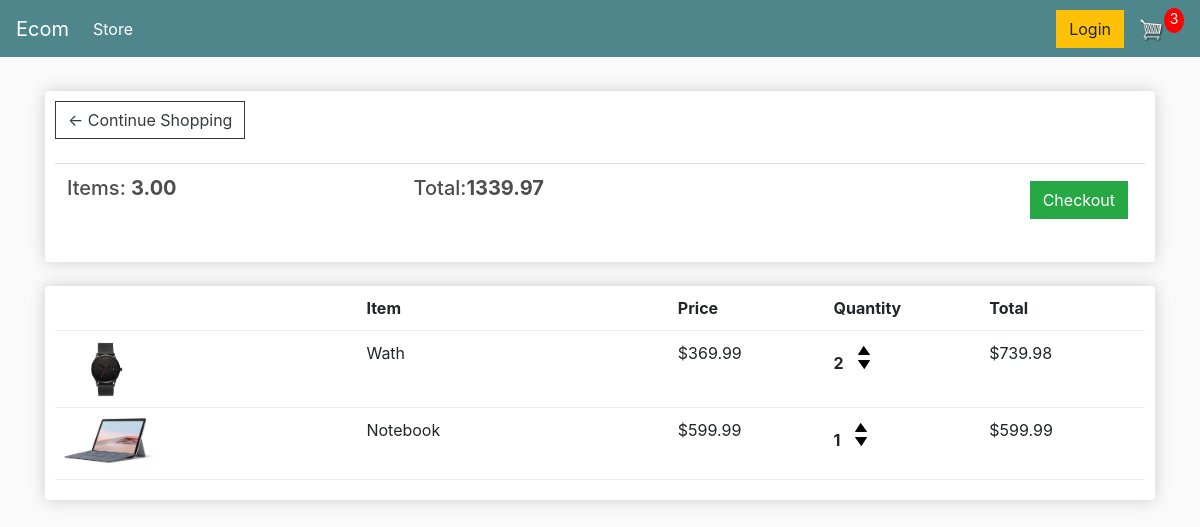
The app's page /cart/ (signed in), older data.
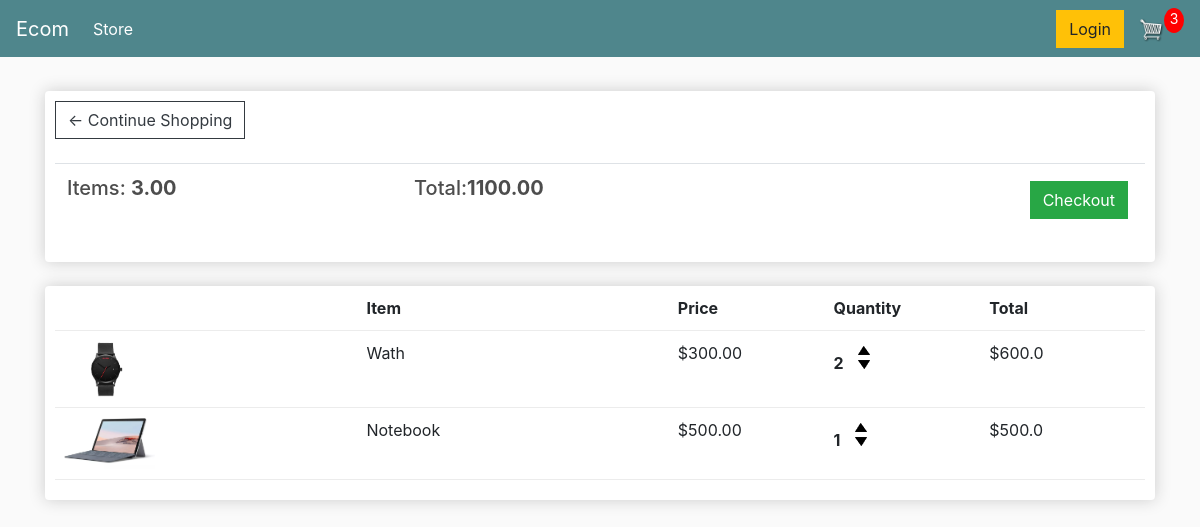
The same page, newer data.
### store/models.py (models this page shows, shortened)
class Order(models.Model):
    customer = models.ForeignKey(Customer, on_delete=models.SET_NULL, null=True, blank=True)
    date_ordered = models.DateTimeField(auto_now_add=True)
    complete = models.BooleanField(default=False)
    transaction_id = models.CharField(max_length=100, null=True)
    @property
    def get_cart_total(self):
        orderitems = self.orderitem_set.all()
        total = sum([item.get_total for item in orderitems])
        return total
    @property
    def get_cart_items(self):
        orderitems = self.orderitem_set.all()
        total = sum([item.quantity for item in orderitems])
        return total

class OrderItem(models.Model):
    product = models.ForeignKey(Product, on_delete=models.SET_NULL, null=True)
    order = models.ForeignKey(Order, on_delete=models.SET_NULL, null=True)
    quantity = models.IntegerField(default=0, null=True, blank=True)
    date_added = models.DateTimeField(auto_now_add=True)
    @property
    def get_total(self):
        total = self.product.price * self.quantity
        return total

class Product(models.Model):
    name = models.CharField(max_length=200)
    price = models.FloatField()
    digital = models.BooleanField(default=False, null=True, blank=True)
    image = models.ImageField(null=True, blank=True)
    @property
    def imageURL(self):
        try:
            url = self.image.url
        except:
            url = ''
        return url

### store/views.py (the view)
# urls.py: path('cart/', views.cart, name="cart"),
def cart(request):
    if request.user.is_authenticated:
        customer = request.user.customer
        order, created = Order.objects.get_or_create(customer=customer, complete=False)
        items = order.orderitem_set.all()
        cartItems = order.get_cart_items
    else:
        items = []
        order = {'get_cart_total': 0, 'get_cart_items': 0, 'shipping': False}
        cartItems = order['get_cart_items']
    context = {'items': items, 'order': order, 'cartItems': cartItems}
    return render(request, 'store/cart.html', context)

### store/templates/store/cart.html
{% extends 'store/main.html' %}
{% load static %}
{% block content %}
<div class="row">
    <div class="col-lg-12">
        <div class="box-element">
            <a class="btn btn-outline-dark" href="{% url 'store' %}">&#x2190; Continue Shopping</a>
            <br>
            <br>
            <table class="table">
                <tr>
                    <th><h5>Items: <strong>{{order.get_cart_items|floatformat:2}}</strong></h5></th>
                    <th><h5>Total:<strong>{{order.get_cart_total|floatformat:2}}</strong></h5></th>
                    <th>
                        <a style="float:right; margin:5px;" class="btn btn-success"
                           href="{% url 'checkout' %}">Checkout</a>
                    </th>
                </tr>
            </table>
        </div>
        <br>
        <div class="box-element">
            <div class="cart-row">
                <div style="flex:2"></div>
                <div style="flex:2"><strong>Item</strong></div>
                <div style="flex:1"><strong>Price</strong></div>
                <div style="flex:1"><strong>Quantity</strong></div>
                <div style="flex:1"><strong>Total</strong></div>
            </div>
            {% for item in items %}
            <div class="cart-row">
                <div style="flex:2"><img class="row-image" src="{{item.product.imageURL}}"></div>
                <div style="flex:2"><p>{{item.product.name}}</p></div>
                <div style="flex:1"><p>${{item.product.price|floatformat:2}}</p></div>
                <div style="flex:1">
                    <p class="quantity">{{item.quantity}}</p>
                    <div class="quantity">
                        <img data-product={{item.product.id}} data-action="add" class="chg-quantity update-cart"
                             src="{% static  'images/arrow-up.png' %}">
                        <img data-product={{item.product.id}} data-action="remove" class="chg-quantity update-cart"
                             src="{% static  'images/arrow-down.png' %}">
                    </div>
                </div>
                <div style="flex:1"><p>${{item.get_total}}</p></div>
            </div>
            {% endfor %}
        </div>
    </div>
</div>
{% endblock content %}

Row changes from the older to the newer data that the page shows:
changed through a linked row, Order: get_cart_total "1339.97" → "1100.00"
changed through a linked row, OrderItem "Wath": product.price "369.99" → "300.00"; get_total "739.98" → "600.0"
changed through a linked row, OrderItem "Notebook": product.price "599.99" → "500.00"; get_total "599.99" → "500.0"
